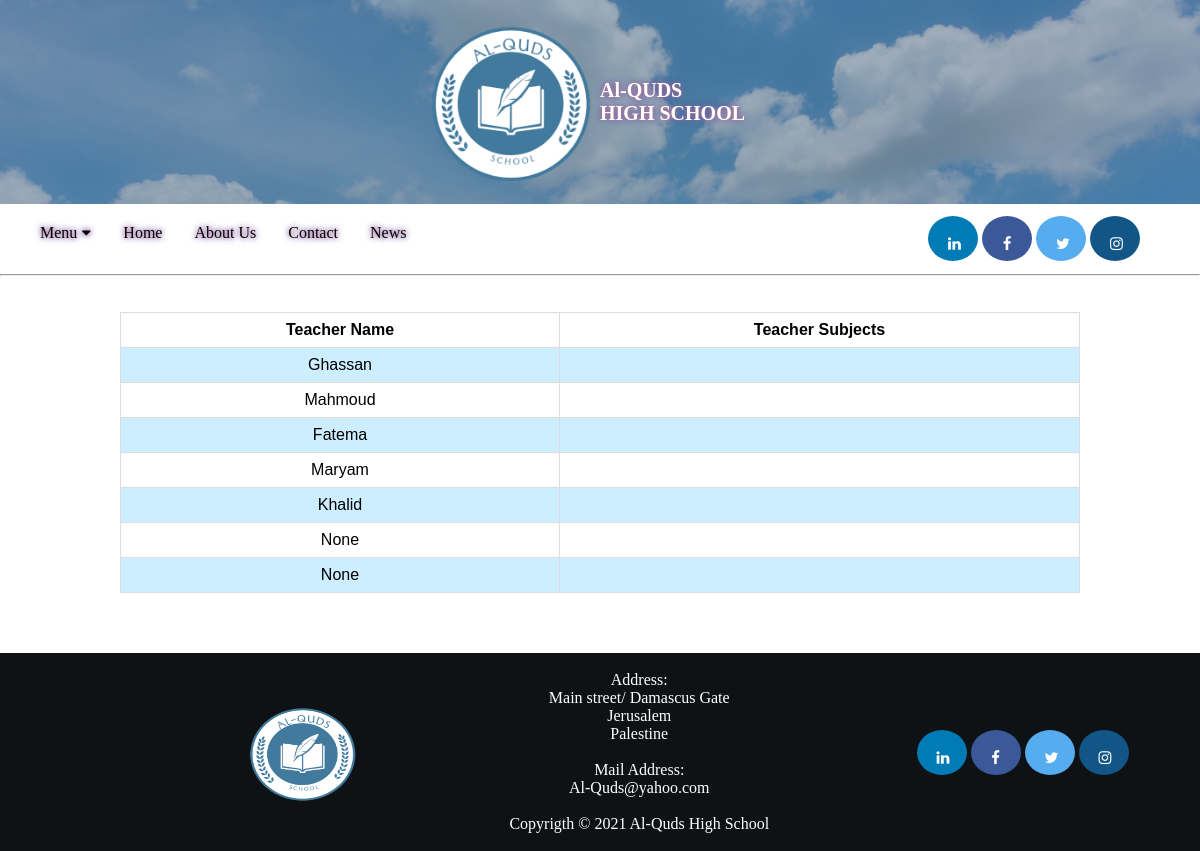
Before: /teacher/ with the older database file.
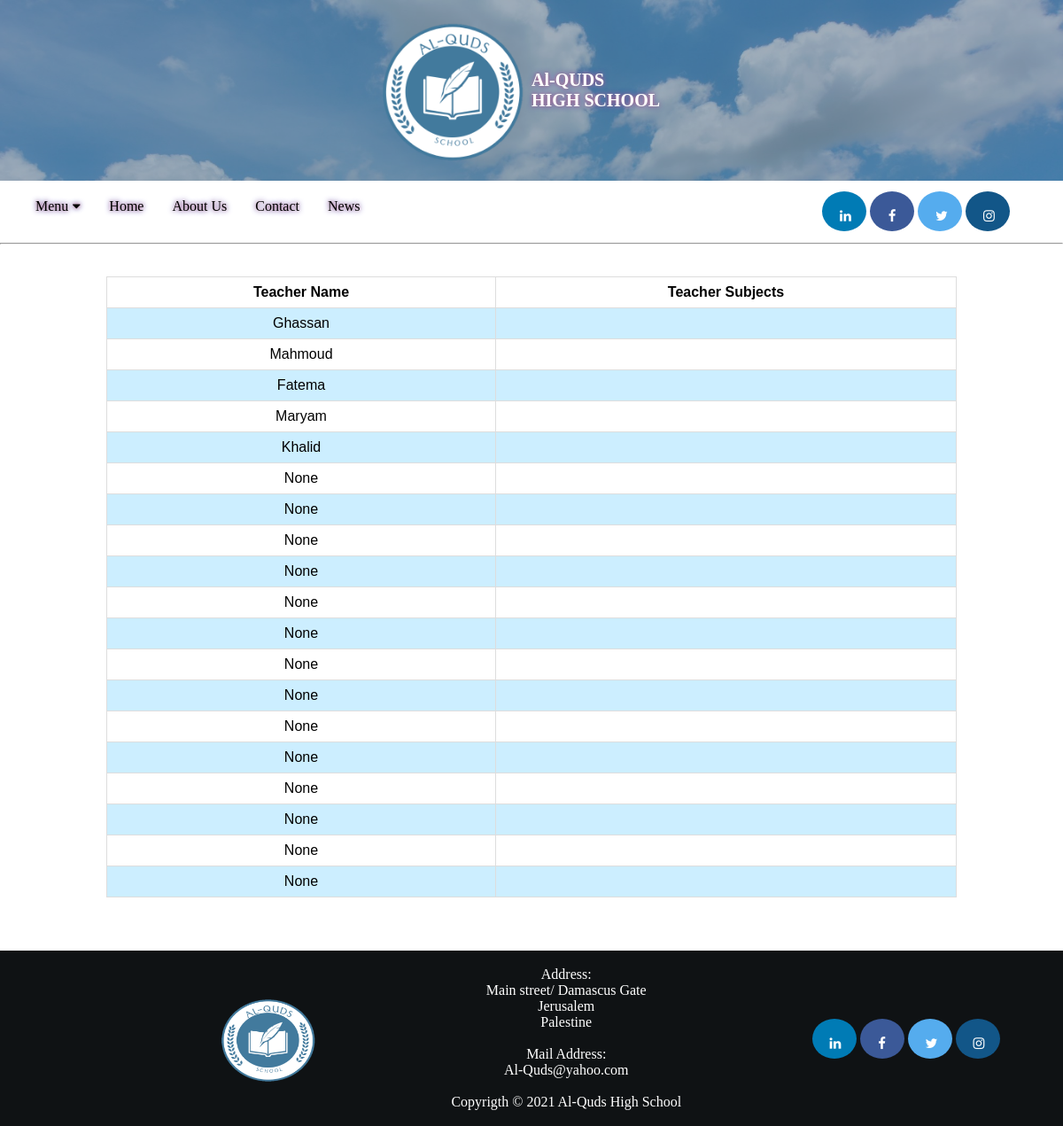
After: the same page with the newer database file.
### SchoolApp/models.py (models this page shows, shortened)
class Teacher (models.Model):
    teacherName = models.CharField(max_length=30,null=True)
    teacherSubjects = models.ManyToManyField(Subject)

### SchoolApp/views.py (the view)
# urls.py: path('teacher/',views.teacher, name='teacher'),
def teacher (request):
    techs = Teacher.objects.all()
    context = {'techs':techs}
    return  render(request,'teacher.html',context)

### templates/teacher.html (shortened to what this page needs)
{%extends 'basis.html'%}
{% block content %}
<hr id="hLine">
<table>
  <tr>
    <th>Teacher Name</th>
    <th>Teacher Subjects</th>
  </tr>
    {% for tech in techs %}
  <tr>
    <td>{{tech.teacherName}}</td>
    <td>
    </td>
  </tr>
    {% endfor %}
</table>
{% endblock content %}

Changed rows visible on the page:
added Teacher: teacherName "None"
added Teacher: teacherName "None"
added Teacher: teacherName "None"
added Teacher: teacherName "None"
added Teacher: teacherName "None"
added Teacher: teacherName "None"
added Teacher: teacherName "None"
added Teacher: teacherName "None"
added Teacher: teacherName "None"
added Teacher: teacherName "None"
added Teacher: teacherName "None"
added Teacher: teacherName "None"
